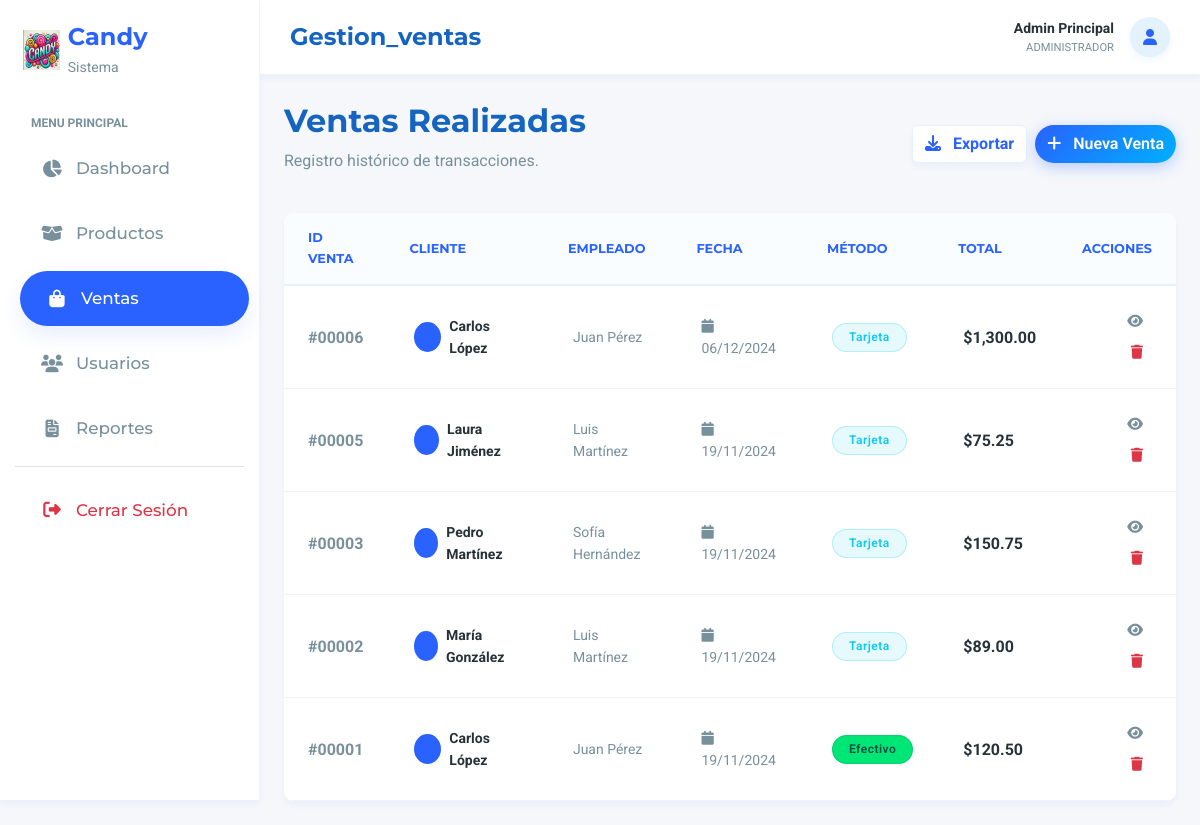
/gestion_ventas.php (signed in), run on an earlier commit of the app's database.
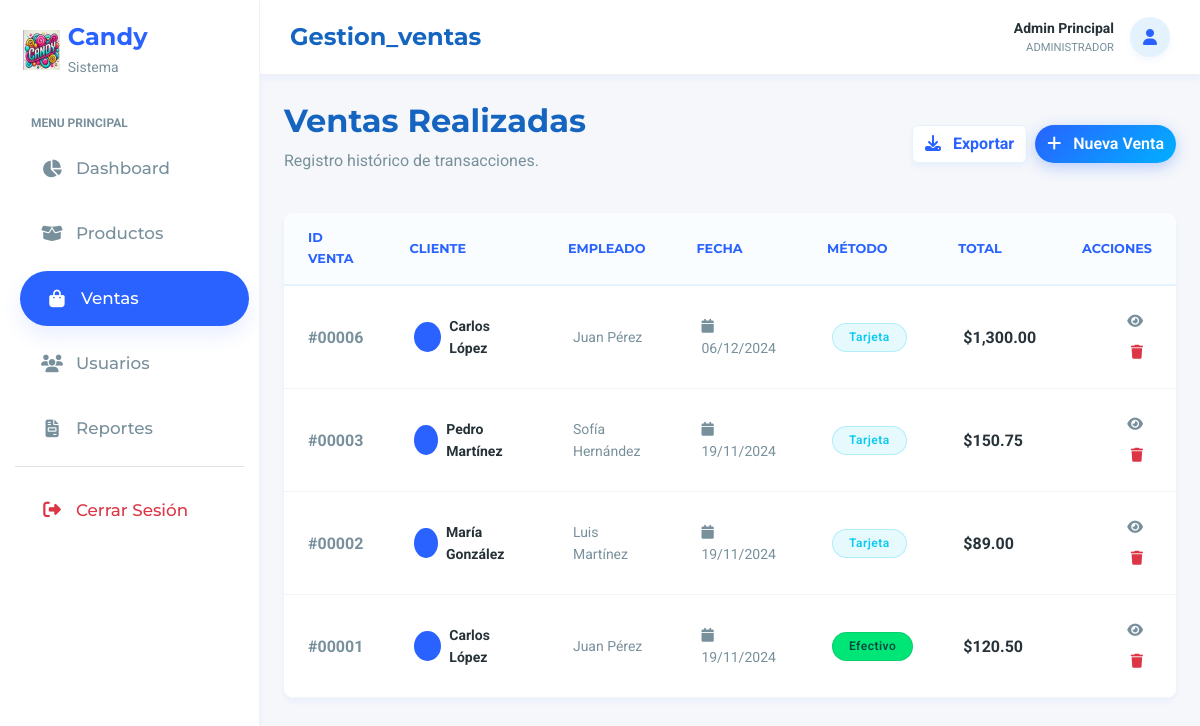
And on a later commit of the database.
### tables this page shows
CREATE TABLE `ventas` (
  `id_venta` int(11) NOT NULL,
  `fecha` timestamp NOT NULL DEFAULT current_timestamp(),
  `total` decimal(10,2) NOT NULL,
  `metodo_pago` enum('Efectivo','Tarjeta','Transferencia') NOT NULL,
  `estatus` enum('Completada','Cancelada') NOT NULL,
  `id_empleado` int(11) NOT NULL,
  `id_cliente` int(11) DEFAULT NULL
);

CREATE TABLE `clientes` (
  `id_cliente` int(11) NOT NULL,
  `nombre` varchar(100) NOT NULL,
  `telefono` varchar(15) NOT NULL,
  `direccion` text DEFAULT NULL,
  `puntos_acumulados` int(11) DEFAULT 0,
  `fecha_registro` timestamp NOT NULL DEFAULT current_timestamp()
);

CREATE TABLE `empleados` (
  `id_empleado` int(11) NOT NULL,
  `nombre` varchar(100) NOT NULL,
  `telefono` varchar(15) NOT NULL,
  `puesto` enum('Cajero','Gerente','Admin') NOT NULL,
  `usuario` varchar(50) NOT NULL,
  `contrasena` varchar(255) NOT NULL,
  `fecha_contratacion` date NOT NULL,
  `activo` tinyint(1) DEFAULT 1
);

### gestion_ventas.php (the view, shortened to what this page needs)
<?php
include 'conexion.php';
$ventas = mysqli_fetch_all(mysqli_query($conn, "SELECT v.*, c.nombre as cliente, e.nombre as empleado FROM ventas v JOIN clientes c ON v.id_cliente=c.id_cliente JOIN empleados e ON v.id_empleado=e.id_empleado ORDER BY v.id_venta DESC"), MYSQLI_ASSOC);
?>
<?php include 'includes/header.php'; ?>
<div class="d-flex justify-content-between align-items-center mb-4 fade-in">
    <div>
        <h2 class="fw-bold mb-1">Ventas Realizadas</h2>
        <p class="text-muted">Registro histórico de transacciones.</p>
    </div>
    <div class="d-flex gap-2">
        <button class="btn btn-light shadow-sm text-primary fw-bold">
            <i class="fa fa-download me-2"></i> Exportar
        </button>
        <button class="btn btn-primary-gradient" data-bs-toggle="modal" data-bs-target="#modalVenta">
            <i class="fa fa-plus me-2"></i> Nueva Venta
        </button>
    </div>
</div>
<div class="card-premium fade-in">
    <div class="table-responsive">
        <table class="table-premium align-middle">
            <thead>
                <tr>
                    <th class="ps-4">ID Venta</th>
                    <th>Cliente</th>
                    <th>Empleado</th>
                    <th>Fecha</th>
                    <th>Método</th>
                    <th>Total</th>
                    <th class="text-end pe-4">Acciones</th>
                </tr>
            </thead>
            <tbody>
                <?php foreach ($ventas as $v): ?>
                    <tr>
                        <td class="ps-4"><span
                                class="fw-bold text-muted">#<?= str_pad($v['id_venta'], 5, '0', STR_PAD_LEFT) ?></span></td>
                        <td>
                            <div class="d-flex align-items-center">
                                <div class="bg-primary bg-opacity-10 text-primary rounded-circle d-flex align-items-center justify-content-center me-2"
                                    style="width:30px; height:30px; font-size: 0.8rem;">
                                </div>
                                <span class="fw-bold small"><?= $v['cliente'] ?></span>
                            </div>
                        </td>
                        <td class="small text-muted"><?= $v['empleado'] ?></td>
                        <td class="small text-muted">
                            <i class="fa fa-calendar me-1"></i> <?= date('d/m/Y', strtotime($v['fecha'])) ?>
                        </td>
                        <td>
                            <?php if ($v['metodo_pago'] == 'Efectivo'): ?>
                                <span
                                    class="badge bg-success bg-opacity-10 text-success border border-success border-opacity-25 px-3">Efectivo</span>
                            <?php else: ?>
                                <span
                                    class="badge bg-info bg-opacity-10 text-info border border-info border-opacity-25 px-3">Tarjeta</span>
                            <?php endif; ?>
                        </td>
                        <td class="fw-bold text-dark fs-6">$<?= number_format($v['total'], 2) ?></td>
                        <td class="text-end pe-4">
                            <button class="btn btn-sm btn-icon text-muted hover-primary">
                                <i class="fa fa-eye"></i>
                            </button>
                            <button class="btn btn-sm btn-icon text-danger">
                                <i class="fa fa-trash"></i>
                            </button>
                        </td>
                    </tr>
                <?php endforeach; ?>
            </tbody>
        </table>
    </div>
</div>
<?php include 'includes/footer.php'; ?>

### includes/header.php (shortened to what this page needs)
<!DOCTYPE html>
<html lang="es">
<head>
    <link href="https://cdn.jsdelivr.net/npm/bootstrap@5.3.0/dist/css/bootstrap.min.css" rel="stylesheet">
    <link href="https://cdnjs.cloudflare.com/ajax/libs/font-awesome/6.4.0/css/all.min.css" rel="stylesheet">
    <link href="assets/css/styles.css" rel="stylesheet">
</head>
<body>
    <div class="wrapper">
        <nav class="sidebar" id="sidebar">
            <div class="d-flex align-items-center mb-4 px-2">
                <img src="Imagenes/logo.png" alt="Logo" height="40" class="me-2">
                <div>
                    <h4 class="fw-bold mb-0 text-primary">Candy</h4>
                    <small class="text-muted">Sistema</small>
                </div>
            </div>
            <div class="nav-menu">
                <small class="text-uppercase text-muted fw-bold px-3 mb-2 d-block" style="font-size: 0.75rem;">Menu
                    Principal</small>
                <?php if ($_SESSION['rol'] == 'administrador'): ?>
                    <a href="administrador.php"
                        class="nav-item-custom <?= basename($_SERVER['PHP_SELF']) == 'administrador.php' ? 'active' : '' ?>">
                        <i class="fas fa-chart-pie"></i> Dashboard
                    </a>
                    <a href="gestion_productos.php"
                        class="nav-item-custom <?= basename($_SERVER['PHP_SELF']) == 'gestion_productos.php' ? 'active' : '' ?>">
                        <i class="fas fa-box-open"></i> Productos
                    </a>
                    <a href="gestion_ventas.php"
                        class="nav-item-custom <?= basename($_SERVER['PHP_SELF']) == 'gestion_ventas.php' ? 'active' : '' ?>">
                        <i class="fas fa-shopping-bag"></i> Ventas
                    </a>
                    <a href="gestion_usuarios.php"
                        class="nav-item-custom <?= basename($_SERVER['PHP_SELF']) == 'gestion_usuarios.php' ? 'active' : '' ?>">
                        <i class="fas fa-users"></i> Usuarios
                    </a>
                    <a href="reporte_ventas.php"
                        class="nav-item-custom <?= basename($_SERVER['PHP_SELF']) == 'reporte_ventas.php' ? 'active' : '' ?>">
                        <i class="fas fa-file-invoice"></i> Reportes
                    </a>
                <?php endif; ?>
            </div>
            <div class="mt-auto border-top pt-3">
                <a href="logout.php" class="nav-item-custom text-danger">
                    <i class="fas fa-sign-out-alt"></i> Cerrar Sesión
                </a>
            </div>
        </nav>
        <div class="main-content">
            <div class="topbar">
                <div class="d-flex align-items-center">
                    <h4 class="mb-0 fw-bold"><?= ucfirst(str_replace(".php", "", basename($_SERVER['PHP_SELF']))) ?>
                    </h4>
                </div>
                <div class="d-flex align-items-center gap-3">
                    <div class="text-end d-none d-md-block">
                        <p class="mb-0 fw-bold small text-dark"><?= $_SESSION['nombre'] ?></p>
                        <p class="mb-0 small text-muted text-uppercase" style="font-size: 0.7rem;">
                            <?= $_SESSION['rol'] ?>
                        </p>
                    </div>
                    <div class="bg-primary-light text-primary rounded-circle d-flex align-items-center justify-content-center shadow-sm"
                        style="width: 40px; height: 40px;">
                        <i class="fas fa-user"></i>
                    </div>
                </div>
            </div>
            <div class="p-4 container-fluid">

### includes/footer.php (shortened to what this page needs)
</div>
</div>
</div>
</body>
</html>

### assets/css/styles.css (style rules this page uses)
:root { --primary: #2962FF; --primary-dark: #0039CB; --primary-light: #E3F2FD; --secondary: #00B0FF; --accent: #FFD600; --bg-body: #F5F7FA; --bg-surface: #FFFFFF; --bg-sidebar: #FFFFFF; --bg-header: #FFFFFF; --text-main: #263238; --text-heading: #1565C0; --text-muted: #78909C; --text-light: #ffffff; --sidebar-width: 260px; --header-height: 75px; --radius: 10px; --radius-lg: 20px; --shadow-sm: 0 4px 6px rgba(41, 98, 255, 0.05); --shadow-md: 0 10px 20px rgba(41, 98, 255, 0.1); --shadow-lg: 0 15px 35px rgba(41, 98, 255, 0.15); --gradient-primary: linear-gradient(135deg, #2962FF 0%, #00B0FF 100%); --gradient-text: linear-gradient(135deg, #1565C0 0%, #2962FF 100%); }
body { font-family: 'Roboto', sans-serif; background-color: var(--bg-body); color: var(--text-main); overflow-x: hidden; min-height: 100vh; line-height: 1.6; }
h1, h2, h3, h4, h5, h6 { font-family: 'Montserrat', sans-serif; color: var(--text-heading); font-weight: 700; line-height: 1.4; margin-bottom: 1rem; }
.wrapper { display: flex; width: 100%; }
.sidebar { width: var(--sidebar-width); background: var(--bg-sidebar); position: fixed; height: 100vh; z-index: 1000; border-right: 1px solid rgba(0, 0, 0, 0.05); box-shadow: var(--shadow-sm); padding: 20px 15px; transition: all 0.3s ease; }
.main-content { flex-grow: 1; margin-left: var(--sidebar-width); display: flex; flex-direction: column; min-height: 100vh; }
.topbar { height: var(--header-height); background: var(--bg-header); border-bottom: 1px solid rgba(0, 0, 0, 0.05); display: flex; align-items: center; justify-content: space-between; padding: 0 30px; position: sticky; top: 0; z-index: 900; box-shadow: var(--shadow-sm); }
.nav-menu { margin-top: 35px; }
.nav-item-custom { padding: 14px 25px; margin-bottom: 10px; display: flex; align-items: center; color: var(--text-muted); font-weight: 500; text-decoration: none; border-radius: 50px; transition: all 0.3s cubic-bezier(0.25, 0.8, 0.25, 1); font-family: 'Montserrat', sans-serif; position: relative; overflow: hidden; font-size: 1.05rem; }
.nav-item-custom::before { content: ''; position: absolute; top: 0; left: 0; width: 0%; height: 100%; background: var(--primary-light); transition: width 0.3s ease; z-index: -1; }
.nav-item-custom.active { background: var(--primary); color: white; box-shadow: var(--shadow-md); transform: translateX(5px); }
.nav-item-custom i { width: 24px; margin-right: 12px; font-size: 1.1rem; text-align: center; }
.card, .card-premium { background: var(--bg-surface); border: none; border-radius: var(--radius); box-shadow: var(--shadow-sm); transition: all 0.4s cubic-bezier(0.175, 0.885, 0.32, 1.275); overflow: hidden; }
.btn-primary-gradient { background: var(--gradient-primary); border: none; color: white; font-weight: 600; border-radius: 50px; box-shadow: 0 4px 15px rgba(41, 98, 255, 0.3); }
.table-premium { width: 100%; margin-bottom: 0; border-collapse: separate; border-spacing: 0; }
.table-premium thead th { border-bottom: 2px solid #E3F2FD; color: var(--primary); font-weight: 700; text-transform: uppercase; font-size: 0.8rem; padding: 15px 20px; background: #FAFDFF; font-family: 'Montserrat', sans-serif; }
.table-premium tbody tr { background: white; transition: background-color 0.2s; }
.table-premium td { border-bottom: 1px solid #F1F3F5; padding: 20px 25px; vertical-align: middle; color: var(--text-main); }
.badge { padding: 0.6em 1em; font-weight: 600; border-radius: 30px; letter-spacing: 0.5px; }
.bg-success { background-color: #00E676 !important; color: #004D40 !important; }
.bg-primary-light { background-color: var(--primary-light) !important; color: var(--primary) !important; }
.text-primary { color: var(--primary) !important; }
.bg-primary { background-color: var(--primary) !important; }
.text-muted { color: var(--text-muted) !important; }
.text-dark { color: var(--text-main) !important; }
.shadow-sm { box-shadow: var(--shadow-sm) !important; }
.btn-light { background: white; color: var(--primary); border: 1px solid #E3F2FD; box-shadow: var(--shadow-sm); }

What changed in the data, as far as the page shows it:
removed ventas: id_venta "00005", id_cliente.nombre "Laura Jiménez", id_empleado.nombre "Luis Martínez", fecha "19/11/2024", metodo_pago "Tarjeta", total "75.25"
